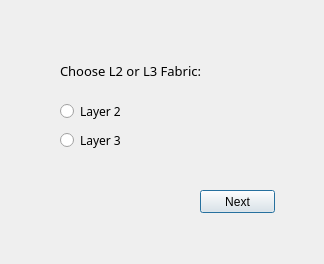
<?xml version="1.0" encoding="UTF-8"?>
<ui version="4.0">
 <class>Dialog</class>
 <widget class="QDialog" name="Dialog">
  <property name="geometry">
   <rect>
    <x>0</x>
    <y>0</y>
    <width>324</width>
    <height>264</height>
   </rect>
  </property>
  <property name="windowTitle">
   <string>Dialog</string>
  </property>
  <widget class="QLabel" name="label">
   <property name="geometry">
    <rect>
     <x>60</x>
     <y>50</y>
     <width>191</width>
     <height>41</height>
    </rect>
   </property>
   <property name="font">
    <font>
     <family>Microsoft YaHei</family>
     <pointsize>10</pointsize>
    </font>
   </property>
   <property name="text">
    <string>Choose L2 or L3 Fabric:</string>
   </property>
  </widget>
  <widget class="QWidget" name="layoutWidget">
   <property name="geometry">
    <rect>
     <x>60</x>
     <y>100</y>
     <width>211</width>
     <height>51</height>
    </rect>
   </property>
   <layout class="QVBoxLayout" name="verticalLayout">
    <item>
     <widget class="QRadioButton" name="radioButton">
      <property name="font">
       <font>
        <family>Microsoft YaHei</family>
        <pointsize>9</pointsize>
       </font>
      </property>
      <property name="text">
       <string>Layer 2</string>
      </property>
     </widget>
    </item>
    <item>
     <widget class="QRadioButton" name="radioButton_2">
      <property name="font">
       <font>
        <family>Microsoft YaHei</family>
        <pointsize>9</pointsize>
       </font>
      </property>
      <property name="text">
       <string>Layer 3</string>
      </property>
     </widget>
    </item>
   </layout>
  </widget>
  <widget class="QPushButton" name="pushButton">
   <property name="geometry">
    <rect>
     <x>200</x>
     <y>190</y>
     <width>75</width>
     <height>23</height>
    </rect>
   </property>
   <property name="text">
    <string>Next</string>
   </property>
  </widget>
 </widget>
 <resources/>
 <connections/>
</ui>
